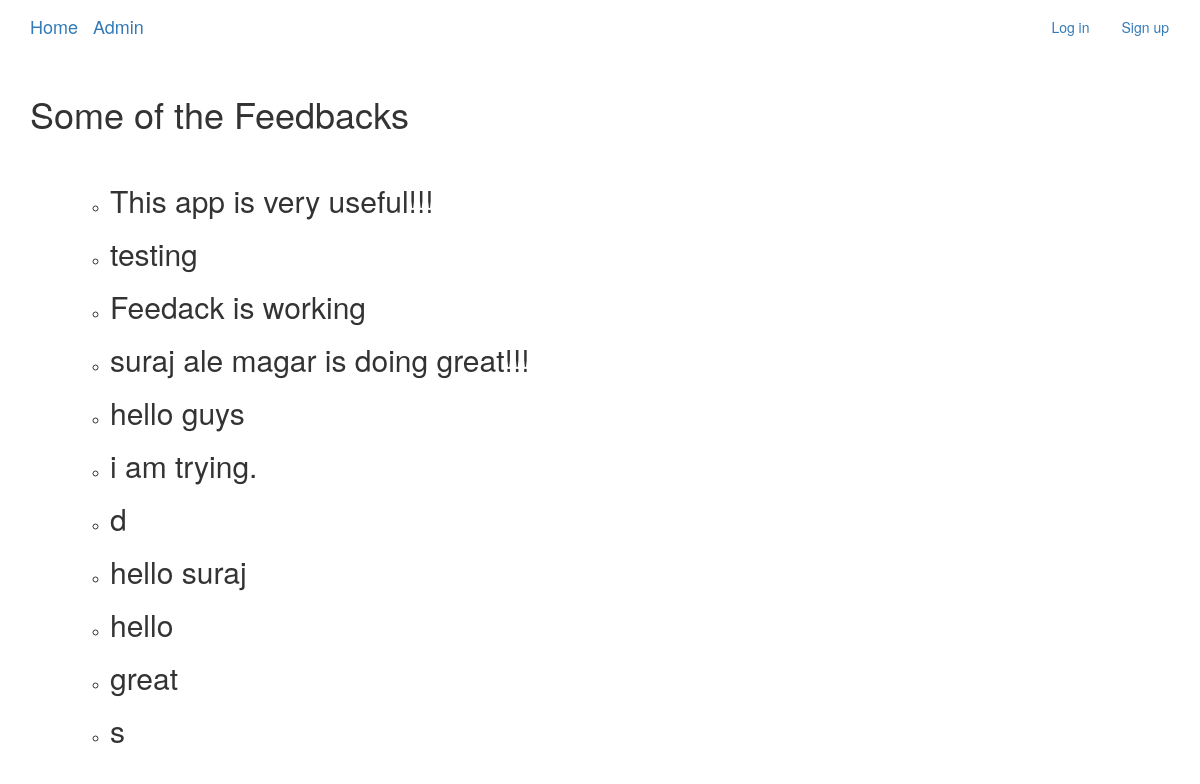
The page /feedback/feedback_list/ on the database as committed earlier.
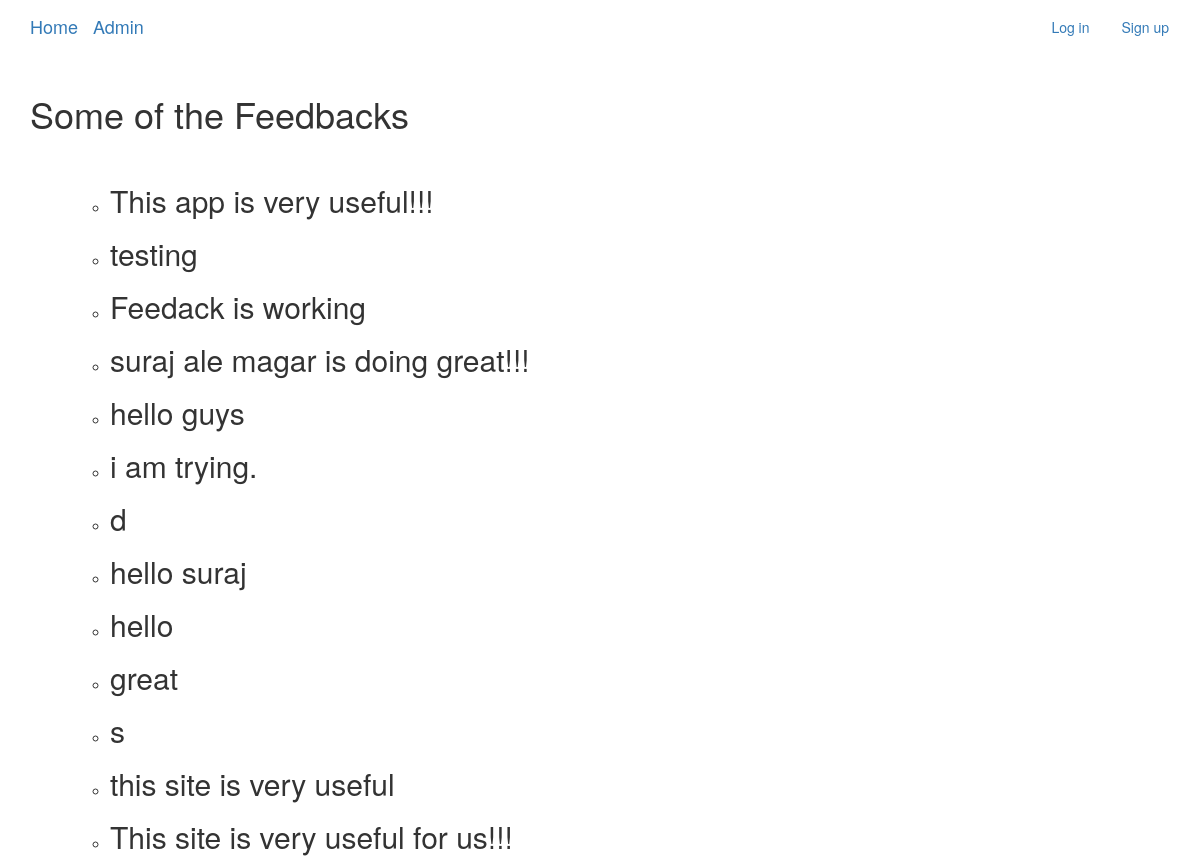
The same page on the database as committed later.
### locationandfeedback/models.py (models this page shows)
class Feedback(models.Model):
    feedback_text = models.CharField(max_length=200)

### locationandfeedback/views.py (the view)
# urls.py: path('feedback_list/', views.Feedback_List.as_view(), name='feedback_list'),
class Feedback_List(ListView):
    model = Feedback
    template_name = 'feedback_list.html'

### locationandfeedback/templates/locationandfeedback/feedback_list.html
{% extends "base.html" %}
{% block content %}
    <h1>Some of the Feedbacks </h1>
    <br>
    <ul>
        {% for feedback in object_list %}
            <ul>
                <li><h2>{{ feedback.feedback_text }}</h2></li>
            </ul>
        {% endfor %}
    </ul>
{% endblock %}

Rows that differ between the two databases and show on the page:
added Feedback: feedback_text "this site is very useful"
added Feedback: feedback_text "This site is very useful for us!!!"
